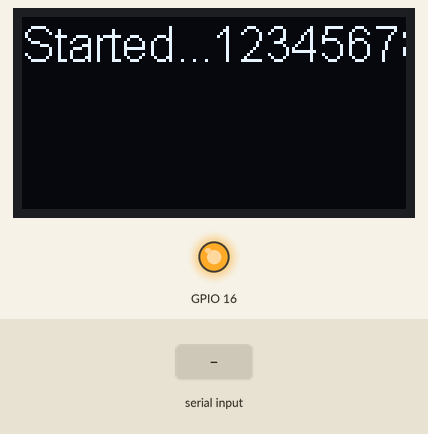
The sketch below on a simulated ESP32. Shown: 128×64 one-colour display, output pins drawn as LEDs (lit = HIGH). Inputs (shaded band) come from the test bench. What the sketch prints to the serial monitor is not drawn.

Above: at 1.8 s.
1.9 s: "1" received over the second serial link
At 2.4 s:
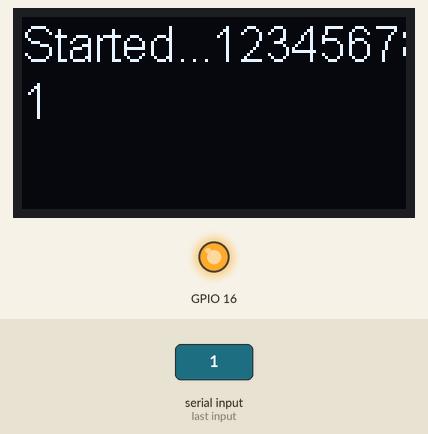
3.4 s: "0" received over the second serial link
At 4.6 s:
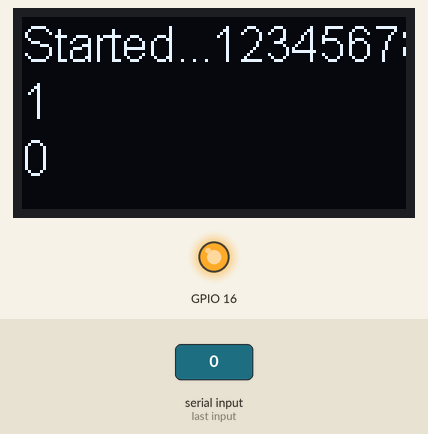
4.9 s: "2" received over the second serial link
At 5.9 s:
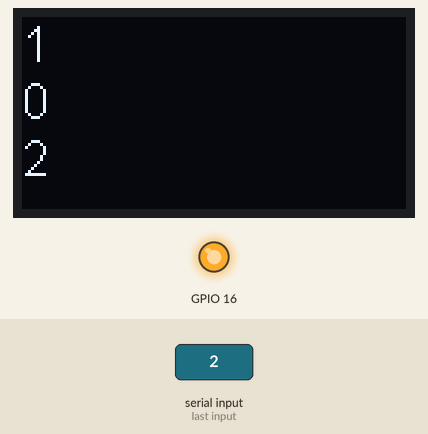
Timing chart, 0 to 7.9 s (numbered marks = the images above; inputs shaded):
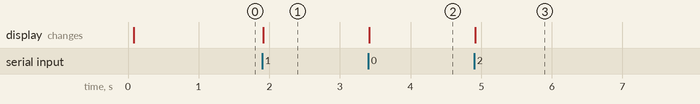

The sketch:

heltec-esp32-flex.ino
```cpp
/*
  Basic test program, send date at the BAND you seted.

  by Aaron.Lee from HelTec AutoMation, ChengDu, China
  成都惠利特自动化科技有限公司
  www.heltec.cn

  this project also realess in GitHub:
  https://github.com/Heltec-Aaron-Lee/WiFi_Kit_series
*/
//#include <SoftwareSerial.h>

//SoftwareSerial mySerial(3, 1); // RX, TX

#include <Wire.h>  // Only needed for Arduino 1.6.5 and earlier
#include "SSD1306.h" // alias for `#include "SSD1306Wire.h"`
//#include "images.h"
#include "HardwareSerial.h"

#define RX2 12
#define TX2 13

HardwareSerial Serial2(2);

//OLED pins to ESP32 GPIOs via this connecthin:
//OLED_SDA -- GPIO4
//OLED_SCL -- GPIO15
//OLED_RST -- GPIO16

SSD1306  display(0x3c, 4, 15);

String RFData = "";
String SerialData = "";
int ch;

void println_oled(String txtPrint) {
  // Print to the screen
  display.setFont(ArialMT_Plain_16); // create more fonts at http://oleddisplay.squix.ch/
  display.clear();
  display.println(txtPrint);
  // Draw it to the internal screen buffer
  display.drawLogBuffer(0, 0);
  // Display it on the screen
  display.display();
  delay(500);
}

void print_oled(String txtPrint) {
  // Print to the screen
  //Serial.println(txtPrint);
  display.setFont(ArialMT_Plain_10); // create more fonts at http://oleddisplay.squix.ch/
  display.clear();
  display.print(txtPrint);
  // Draw it to the internal screen buffer
  display.drawLogBuffer(0, 0);
  // Display it on the screen
  display.display();
  delay(500);
}

void setup() {
  pinMode(16, OUTPUT);
  digitalWrite(16, LOW);    // set GPIO16 low to reset OLED
  delay(50);
  digitalWrite(16, HIGH); // while OLED is running, must set GPIO16 in high
  display.init();
  display.setLogBuffer(3, 30);
  display.flipScreenVertically();
  display.setTextAlignment(TEXT_ALIGN_LEFT);
  display.setFont(ArialMT_Plain_10); // create more fonts at http://oleddisplay.squix.ch/
  println_oled("Started...1234567890");

  // Open serial communications and wait for port to open:
  Serial2.begin(9600);
  Serial.begin(115200);
  //Serial.println();
  //Serial.println();
  //while (!Serial) {
    //; // wait for serial port to connect. Needed for native USB port only
  //}
  // set the data rate for the SoftwareSerial port
  delay(50);
  Serial2.println("a03HELLO");
  Serial.println("Started...1234567890");
  }

void loop() { // run over and over

 while (Serial2.available()) {
    //println_oled("Incoming message..");
    //Serial.println("Incoming message..");
    //delay(50); //Allows full message to arrive before we quit the loop
    ch=Serial2.read();
    if (ch!=0) RFData+=char(ch);
  }

  if (RFData != "") {
    if (RFData.length() > 12){
      println_oled(RFData.substring(0,12));
      Serial.println(RFData.substring(0,12));
      RFData=RFData.substring(12,RFData.length());
    }
    else{
      println_oled(RFData);
      Serial.println(RFData);
      RFData = "";
    }
  }
}
```

Measured:
- after the input at 1.9 s, the display: changes at once (image 1)
- after the input at 3.4 s, the display: changes at once (image 2)
- after the input at 4.9 s, the display: changes at once (image 3)
